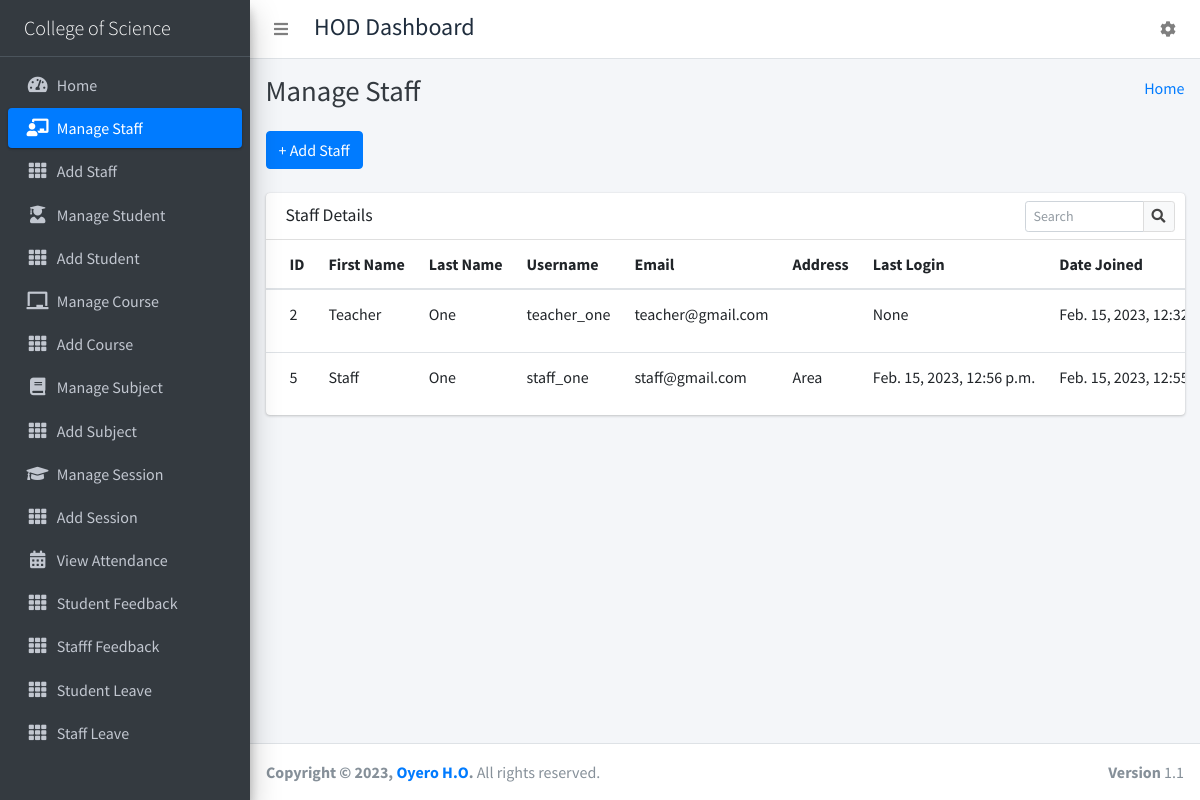
The app's page /manage_staff/ (signed in) with its own data.
### student_management_app/models.py (models this page shows)
class Staffs(models.Model):
    id = models.AutoField(primary_key=True)
    admin = models.OneToOneField(CustomUser, on_delete = models.CASCADE)
    address = models.TextField()
    created_at = models.DateTimeField(auto_now_add=True)
    updated_at = models.DateTimeField(auto_now=True)
    objects = models.Manager()

class CustomUser(AbstractUser):
    user_type_data = ((1, "HOD"), (2, "Staff"), (3, "Student"))
    user_type = models.CharField(default=1, choices=user_type_data, max_length=10)

### student_management_app/HodViews.py (the view)
# urls.py: path('manage_staff/', HodViews.manage_staff, name="manage_staff"),
def manage_staff(request):
    staffs = Staffs.objects.all()
    context = {
        "staffs": staffs
    }
    return render(request, "hod_template/manage_staff_template.html", context)

### student_management_app/LoginCheckMiddleWare.py (called while the page is built, shortened)
    def process_view(self, request, view_func, view_args, view_kwargs):
        modulename = view_func.__module__
        user = request.user
        if user.is_authenticated:
            if user.user_type == "1":
                if modulename == "student_management_app.HodViews":
                    pass
                elif modulename == "student_management_app.views" or modulename == "django.views.static":
                    pass
                else:
                    return redirect("admin_home")
            else:
                return redirect("login")
        else:
            if request.path == reverse("login") or request.path == reverse("doLogin"):
                pass
            else:
                return redirect("login")

### student_management_app/templates/hod_template/manage_staff_template.html (shortened to what this page needs)
{% extends 'hod_template/base_template.html' %}
{% block page_title %}
    Manage Staff
{% endblock page_title %}
{% block main_content %}
{% load static %}
<section class="content">
        <div class="container-fluid">
            <a class="btn btn-primary" href="{% url 'add_staff' %}" role="button">+ Add Staff</a> <br/>&nbsp;
            <div class="row">
                <div class="col-md-12">
                    <div class="card">
                        <div class="card-header">
                            <h3 class="card-title">Staff Details</h3>
                            <div class="card-tools">
                            <div class="input-group input-group-sm" style="width: 150px;">
                                <input type="text" name="table_search" class="form-control float-right" placeholder="Search">
                                <div class="input-group-append">
                                <button type="submit" class="btn btn-default"><i class="fas fa-search"></i></button>
                                </div>
                            </div>
                            </div>
                        </div>
                        <div class="card-body table-responsive p-0">
                            <table class="table table-hover text-nowrap">
                            <thead>
                                <tr>
                                <th>ID</th>
                                <th>First Name</th>
                                <th>Last Name</th>
                                <th>Username</th>
                                <th>Email</th>
                                <th>Address</th>
                                <th>Last Login</th>
                                <th>Date Joined</th>
                                </tr>
                            </thead>
                            <tbody>
                                {% for staff in staffs %}
                                <tr>
                                <td>{{ staff.admin.id }}</td>
                                <td>{{ staff.admin.first_name }}</td>
                                <td>{{ staff.admin.last_name }}</td>
                                <td>{{ staff.admin.username }}</td>
                                <td>{{ staff.admin.email }}</td>
                                <td>{{ staff.address }}</td>
                                <td>{{ staff.admin.last_login }}</td>
                                <td>{{ staff.admin.date_joined }}</td>
                                </tr>
                                {% endfor %}
                            </tbody>
                            </table>
                        </div>
                        </div>
                </div>
            </div>
        </div>
      </section>
  {% endblock main_content %}

### records on screen
Staffs: admin.id "2", admin.first_name "Teacher", admin.last_name "One", admin.username "teacher_one", admin.email "teacher@gmail.com", admin.last_login "None", admin.date_joined "Feb. 15, 2023,…"
Staffs: admin.id "5", admin.first_name "Staff", admin.last_name "One", admin.username "staff_one", admin.email "staff@gmail.com", address "Area", admin.last_login "Feb. 15, 2023, 12:56 p.m.", admin.date_joined "Feb. 15, 2023,…"
